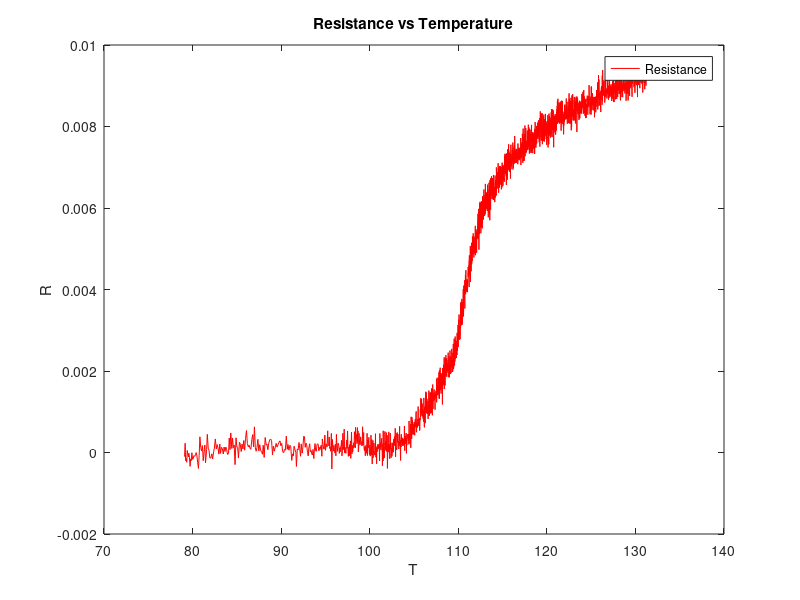

Write the MATLAB code that produced this figure.
% Plot the data for the fast heating of the superconductor
clear;  clc;

% import data
slowR=importdata('slowHeatR.csv');
slowV=importdata('slowHeatV.csv');

% Convert voltage to temperature
Voff=0.000366;
Vo=0.460024;
a0=-0.002698;
slowT=(slowV+Voff-Vo)./a0+273;

% initialize time array
time=linspace(0,1000,length(slowR));

% plot the data
%plot(time,slowV,'r-',time,slowR,'b-',slowV,slowR,'k-')
%figure
figure
plot(slowT,slowR,'r-')
title('Resistance vs Temperature')
legend('Resistance')
xlabel('T')
ylabel('R')
